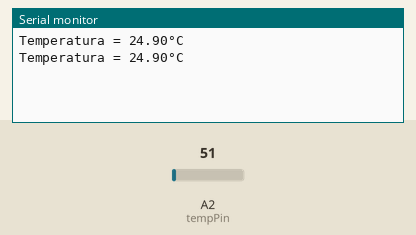
Simulated run of this sketch. Board: Arduino Uno, built with avr-gcc and run on an emulated ATmega328P. Shown: the last lines printed to the serial monitor. The test bench sets the inputs (shaded band); at power-on: A2 (tempPin) = 51.

Above: at 3.3 s.
3.4 s: A2 (tempPin) set to 61
At 6.3 s:
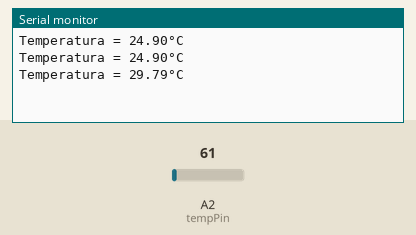
6.7 s: A2 (tempPin) set to 71
At 8.2 s:
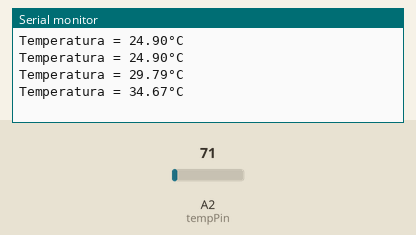
Timing chart, 0 to 9.7 s (numbered marks = the images above; inputs shaded):
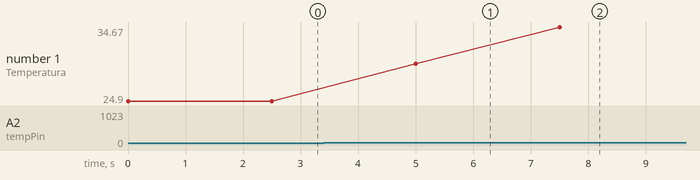

Measured:
- after the input at 3.4 s, the serial monitor: prints a new line after 1.6 s (image 1)
- after the input at 6.7 s, the serial monitor: prints a new line after 0.80 s (image 2)
- plotted number 1: 24.9 → 29.79 after the input at 3.4 s, 29.79 → 34.67 after the input at 6.7 s

The sketch:

9in1-lm35-serial.ino
```cpp
int val;
int tempPin = A2;

void setup()
{
  Serial.begin(9600);
}
void loop()
{
  val = analogRead(tempPin);
  float mv = (val/1024.0)*5000;
  float cel = mv/10;
  float farh = (cel*9)/5 + 32;
  Serial.print("Temperatura = ");
  Serial.print(cel);
  Serial.print("°C");
  Serial.println();
  delay(2500);
/* uncomment this to get temperature in farenhite
Serial.print("TEMPRATURE = ");
Serial.print(farh);
Serial.print("*F");
Serial.println();
*/
}
```
